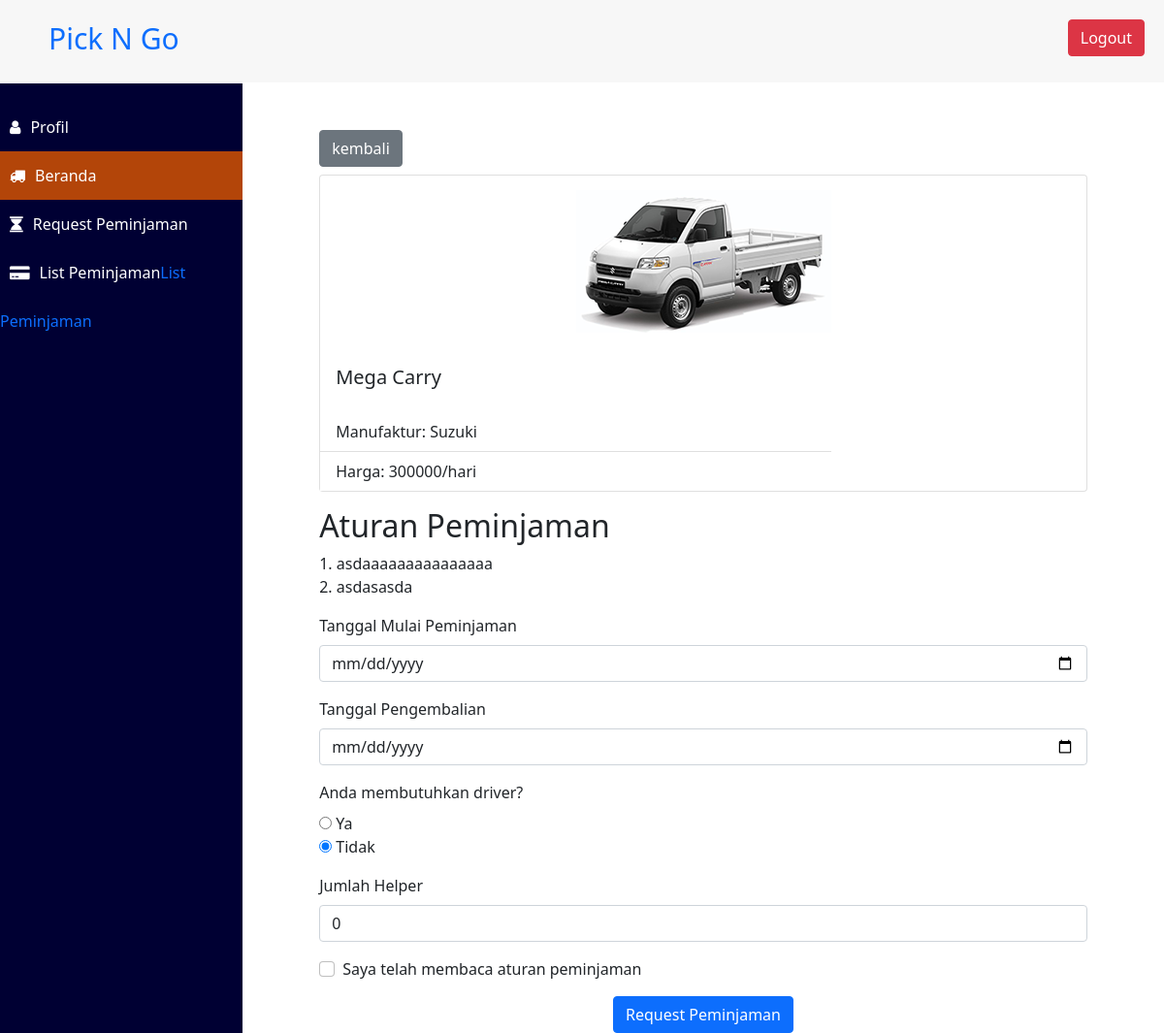
The page /Final_Project-Prak_Basdat/halaman_peminjaman_user.php?p_k_model=2 on the database its author committed.
### tables this page shows
CREATE TABLE `tipe_kendaraan` (
  `ID_model` int(11) NOT NULL,
  `model` varchar(20) NOT NULL,
  `manufaktur` varchar(20) NOT NULL,
  `harga_sewa` int(11) NOT NULL,
  `gambar` varchar(20) NOT NULL
);

### Final_Project-Prak_Basdat/functions.php (called while the page is built, shortened)
<?php
$conn = mysqli_connect("localhost", "root", "", "peminjaman_pickup_dan_truck_db");
function read($query) {
	global $conn;
	$result = mysqli_query($conn, $query);
	$records = [];
	while ($tuples = mysqli_fetch_assoc($result)) {
		$records[] = $tuples;
	}
	return $records;
}
?>

### Final_Project-Prak_Basdat/halaman_peminjaman_user.php (the view, shortened to what this page needs)
<?php
	require 'functions.php';
  $id_model = $_GET['p_k_model'];
  $model_data = read("SELECT * FROM tipe_kendaraan WHERE ID_model = $id_model");
  $harga_helper = read("SELECT tarif FROM helper LIMIT 1;");
  $harga_driver = read("SELECT tarif FROM driver LIMIT 1;");
  $harga_driver = $harga_driver[0]['tarif'];
  $harga_helper = $harga_helper[0]['tarif'];
?>
<!DOCTYPE html>
<html lang="en">
  <head>
    <link rel="stylesheet" href="https://cdnjs.cloudflare.com/ajax/libs/font-awesome/4.7.0/css/font-awesome.min.css">
    <link href="https://cdn.jsdelivr.net/npm/bootstrap@5.0.0-beta3/dist/css/bootstrap.min.css" rel="stylesheet">
    <link rel="stylesheet" type="text/css" href="styling.css">
  </head>
  <body>
  	<nav>
  		<a href="index.php" class="logo">Pick N Go</a>
      <button type="button" id = "logout-button" class="btn btn-danger" data-bs-toggle="modal" data-bs-target="#exampleModal">
        Logout
      </button>
  	</nav>
  	<div class="sidebar">
  		<a href="#"><i class="fa fa-user"></i><span>Profil</span></a>
  		<a href="beranda_user.php" style="background-color: #b34509;"><i class="fa fa-truck"></i><span>Beranda</span></a>
  		<a href="request_peminjaman_user.php"><i class = "fa fa-hourglass"></i><span>Request Peminjaman</span></a>
  		<a href="list_peminjaman_user.php"><i class = "fa fa-credit-card-alt"></i><span>List Peminjaman</span>List Peminjaman</a>
  	</div>
    <div class = "content">
      <div class="mt-5 col-xxl-10 offset-xxl-1 col-lg-10 offset-lg-1 col-md-10 offset-md-1 col-sm-10 offset-sm-1 col-10 offset-1 table-tuples">
        <div class="wrapper mb-2">
          <a href = "menuuser.php" class="btn btn-secondary">kembali</a>
        </div>
        <div class="card mb-3">
          <div class="row g-0">
            <div class="col-md-4 mx-auto d-block" style = "min-width: 286px;">
              <img class="mx-auto d-block" src="Images/TipeMobil/<?= $model_data[0]["gambar"]; ?>" alt="...">
            </div>
            <div class="col-md-8">
              <div class="card-body">
                <h5 class="card-title"><?= $model_data[0]["model"] ?></h5>
              </div>
              <ul class="list-group list-group-flush">
                <li class="list-group-item">Manufaktur: <?= $model_data[0]["manufaktur"] ?></li>
                <li class="list-group-item">Harga: <?= $model_data[0]["harga_sewa"] ?>/hari</li>
              </ul>
            </div>
          </div>
        </div>
        <div class="row">
            <div class="col-xxl-8">
                <h2>
                Aturan Peminjaman
                </h2>
                <p>
                1. asdaaaaaaaaaaaaaaa <br>
                2. asdasasda          <br>
                </p>
            </div>
            <div class="col-xxl-4">
            <form method="POST" onsubmit="reserveConfirmation(<?= $harga_driver ?>, <?= $harga_helper ?>, <?= $model_data[0]["harga_sewa"] ?>)">
                <div class="mb-3">
                    <label for="tanggalPeminjaman" class="form-label">Tanggal Mulai Peminjaman</label>
                    <input type="date" class="form-control" id="tanggalPeminjaman" required>
                </div>
                <div class="mb-3">
                    <label for="tanggalPengembalian" class="form-label">Tanggal Pengembalian</label>
                    <input type="date" class="form-control" id="tanggalPengembalian" required>
                </div>
                <div class="mb-3">
                    <label class="form-label">Anda membutuhkan driver?</label>
                    <br>
                    <input type="radio" id="ya" name="driver-needs" value="ya">
                    <label for="ya">Ya</label><br>
                    <input type="radio" id="tidak" name="driver-needs" value="tidak" checked>
                    <label for="tidak">Tidak</label><br>
                </div>
                <div class="mb-3">
                    <label for="helper" class="form-label">Jumlah Helper</label>
                    <input type="number" value="0" class="form-control" id="helper" max="2" required>
                </div>
                <div class="mb-3 form-check">
                    <input type="checkbox" class="form-check-input" id="ketentuan" required>
                    <label class="form-check-label" for="ketentuan">Saya telah membaca aturan peminjaman</label>
                </div>
                <button href="#" type="submit" class="btn btn-primary mx-auto d-block">Request Peminjaman</button>
            </form>
            </div>
        </div>
      </div>
    </div>
  </body>
</html>

### Final_Project-Prak_Basdat/styling.css (style rules this page uses)
* { padding: 0; margin: 0; text-decoration: none; list-style: none; box-sizing: border-box; }
nav { z-index: 99; background: #f7f7f7; line-height: 80px; position: fixed; width: 100%; }
#logout-button { float: right; margin-right: 20px; margin-top: 20px }
.sidebar { z-index: 99; position: fixed; background: #000033; margin-top: 86px; height: 100%; width: 250px; color: white; }
.logo { margin-left: 50px; font-size: 30px; text-decoration: none }
.sidebar a { text-decoration: none; display: block; line-height: 50px; transition: 0.5s; }
.sidebar i { color: white; margin-left: 10px; }
.sidebar span { color: white; margin-left: 10px; }
.content { overflow-x: hidden; margin-left: 250px; padding-top: 86px; }

### rows shown on the page
tipe_kendaraan: gambar (picture), model "Mega Carry", manufaktur "Suzuki", harga_sewa "300000"
